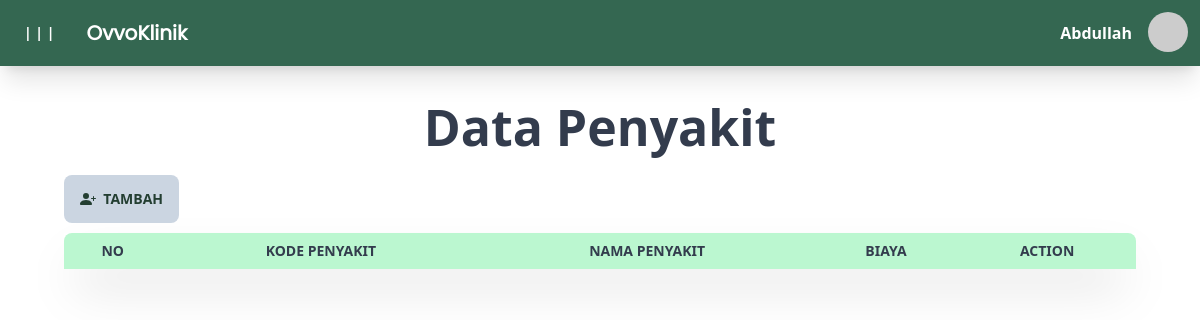
/src/page/home.php?page=data_penyakit (signed in), run on an earlier commit of the app's database.
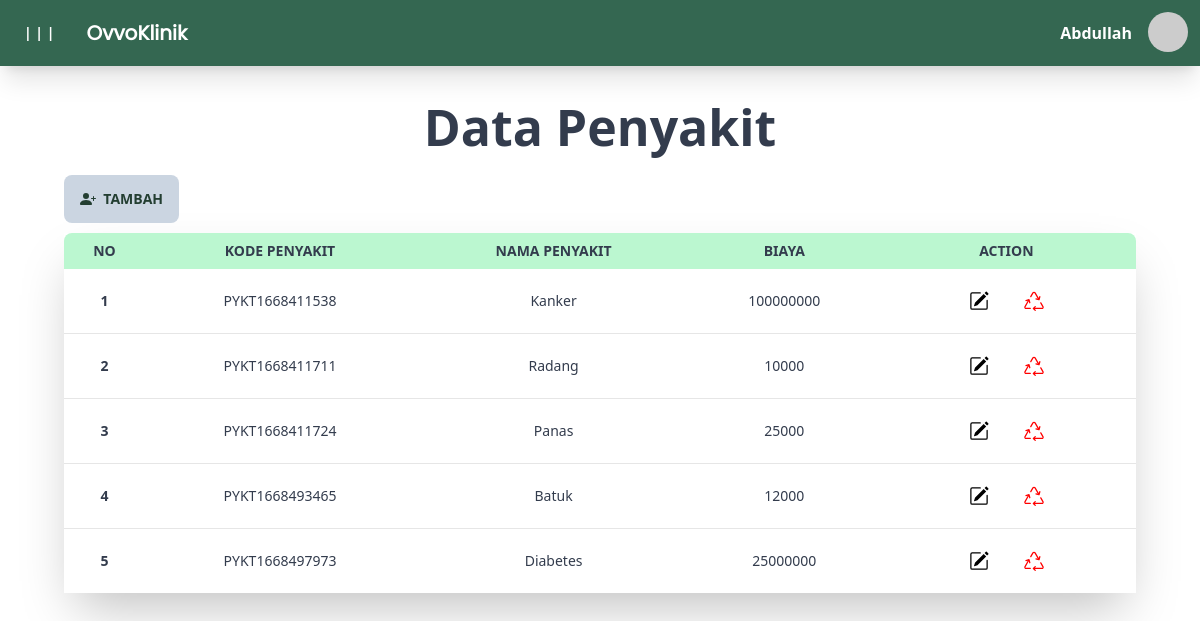
And on a later commit of the database.
### tables this page shows
CREATE TABLE `penyakit` (
  `id` int(7) NOT NULL,
  `kode` varchar(20) DEFAULT NULL,
  `nama` varchar(30) DEFAULT NULL,
  `biaya` decimal(12,0) DEFAULT NULL
);

### src/engine/koneksi.php (called while the page is built, shortened)
<?php
    class database {
        var $host = 'localhost';
        var $username = 'root';
        var $password = '';
        var $db = 'ovvo';
        function __construct(){
            $this -> koneksi = mysqli_connect(
                $this -> host,
                $this -> username,
                $this -> password,
                $this -> db
            );
        }
         function tampil_penyakit() {
            $query = mysqli_query($this -> koneksi, "SELECT * FROM penyakit");
            while ($row = mysqli_fetch_array($query)){
                $data[] = $row;
            }
            return $data;
         }
    }

### src/page/penyakit/data_penyakit.php (the view, shortened to what this page needs)
<center>
  <br>
  <div style="padding-bottom: 10px; ;">
    <h1 style="font-size: 50px;" class="font-bold">Data Penyakit</h1>
  </div>
</center>
<div class="md:px-16 px-5">
  <div style="padding-bottom: 10px;">
    <a href="home.php?page=tambah_penyakit">
      <button style="border: 0;" class="btn btn-primary font-semibold bg-slate-300 hover:bg-teal-500">
        &nbsp;&nbsp;Tambah
      </button>
    </a>
  </div>
  <div class="shadow-2xl">
    <div class="overflow-x-auto">
      <table id="myTable" class="table table-compact w-full text-center">
        <thead>
          <tr>
            <th class="bg-green-200" style="text-align: center;">No</th>
            <th class="bg-green-200" style="text-align: center;">Kode Penyakit</th>
            <th class="bg-green-200" style="text-align: center;">Nama Penyakit</th>
            <th class="bg-green-200" style="text-align: center;">Biaya</th>
            <th class="bg-green-200" style="text-align: center;">Action</th>
          </tr>
        </thead>
        <tbody>
          <?php
          $data = $db->tampil_penyakit();
          $no = 1;
          foreach ($data as $row) :
          ?>
            <tr>
              <th><?= $no++ ?></th>
              <td><?= $row['kode'] ?></td>
              <td><?= $row['nama'] ?></td>
              <td><?= $row['biaya'] ?></td>
              <td>
                <a class="btn" style="background:transparent ; color: black; border: 0; height: min-content;" href="../page/home.php?page=edit_penyakit&id=<?= $row['id']; ?>">
                </a>
                <a class="btn tbl_hapus" style="background:transparent ; color: red; border: 0; height: min-content;" href="penyakit/proses.php?aksi=hapus&id=<?= $row['id']; ?>">
                </a>
              </td>
            </tr>
          <?php
          endforeach;
          ?>
      </table>
    </div>
  </div>
</div>
<br><br>

### src/page/home.php (shortened to what this page needs)
<?php
include "../engine/koneksi.php";
$db  = new database();
?>
<!DOCTYPE html>
<html lang="en" data-theme="emerald">
<head>
    <link rel="stylesheet" href="../../dist/output.css">
    <link rel="stylesheet" type="text/css" href="https://cdn.datatables.net/1.12.1/css/jquery.dataTables.css" />
    <link rel="stylesheet" href="https://cdnjs.cloudflare.com/ajax/libs/chosen/1.8.7/chosen.min.css">
</head>
<body>
    <div style="background: #346751;" class="navbar shadow-xl">
        <div class="flex-1">
            <label for="my-drawer" style="border: 0;" class="bg-transparent hover:bg-transparent hover:text-white btn border-none border-0 border-white text-white">| | |</label>
            <a style="font-family: 'Poppins';" class="font-bold normal-case text-xl border-0 border-white border-none text-white">&nbsp;&nbsp;&nbsp;OvvoKlinik</a>
        </div>
        <div class="flex-none">
            <div class="dropdown dropdown-end">
                <span class="mr-3 font-semibold text-white"><?= $_SESSION['username'] ?></span>
            </div>
            <div class="dropdown dropdown-end">
                <label tabindex="0" class="btn btn-ghost btn-circle avatar">
                    <div style="width: 40px;" class="w-1 rounded-full">
                        <img src="https://placeimg.com/80/80/people" />
                    </div>
                </label>
            </div>
        </div>
    </div>
    <div class="drawer">
        <div class="drawer-content">
            <?php
            if (isset($_GET['page'])) {
                if ($_GET['page'] == 'home') {
                    header('Location: home.php');
                } else if ($_GET['page'] == 'user_right') {
                    include 'user/user_right.php';
                } else if ($_GET['page'] == 'tambah_user') {
                    include 'user/tambah_user.php';
                } else if ($_GET['page'] == 'edit_user') {
                    include 'user/edit_user.php';
                } else if ($_GET['page'] == 'data_dokter') {
                    include 'dokter/data_dokter.php';
                } else if ($_GET['page'] == 'tambah_dokter') {
                    include 'dokter/tambah_dokter.php';
                } else if ($_GET['page'] == 'edit_dokter') {
                    include 'dokter/edit_dokter.php';
                } else if ($_GET['page'] == 'data_pasien') {
                    include 'pasien/data_pasien.php';
                } else if ($_GET['page'] == 'tambah_pasien') {
                    include 'pasien/tambah_pasien.php';
                } else if ($_GET['page'] == 'edit_pasien') {
                    include 'pasien/edit_pasien.php';
                } else if ($_GET['page'] == 'data_staff') {
                    include 'staff/data_staff.php';
                } else if ($_GET['page'] == 'tambah_staff') {
                    include 'staff/tambah_staff.php';
                } else if ($_GET['page'] == 'edit_staff') {
                    include 'staff/edit_staff.php';
                } else if ($_GET['page'] == 'data_obat') {
                    include 'obat/data_obat.php';
                } else if ($_GET['page'] == 'tambah_obat') {
                    include 'obat/tambah_obat.php';
                } else if ($_GET['page'] == 'edit_obat') {
                    include 'obat/edit_obat.php';
                } else if ($_GET['page'] == 'data_penyakit') {
                    include 'penyakit/data_penyakit.php';
                } else if ($_GET['page'] == 'tambah_penyakit') {
                    include 'penyakit/tambah_penyakit.php';
                } else if ($_GET['page'] == 'edit_penyakit') {
                    include 'penyakit/edit_penyakit.php';
                } else if ($_GET['page'] == 'data_transaksi') {
                    include 'transaksi/data_transaksi.php';
                } else if ($_GET['page'] == 'tambah_transaksi') {
                    include 'transaksi/tambah_transaksi.php';
                } else if ($_GET['page'] == 'edit_transaksi') {
                    include 'transaksi/edit_transaksi.php';
                }
            } else {
                include 'home/dashboard.php';
            }
            ?>
        </div>
        <div class="drawer-side ">
        </div>
    </div>
</body>
</html>

What changed in the data, as far as the page shows it:
added penyakit: kode "PYKT1668411538", nama "Kanker", biaya "100000000"
added penyakit: kode "PYKT1668411711", nama "Radang", biaya "10000"
added penyakit: kode "PYKT1668411724", nama "Panas", biaya "25000"
added penyakit: kode "PYKT1668493465", nama "Batuk", biaya "12000"
added penyakit: kode "PYKT1668497973", nama "Diabetes", biaya "25000000"
